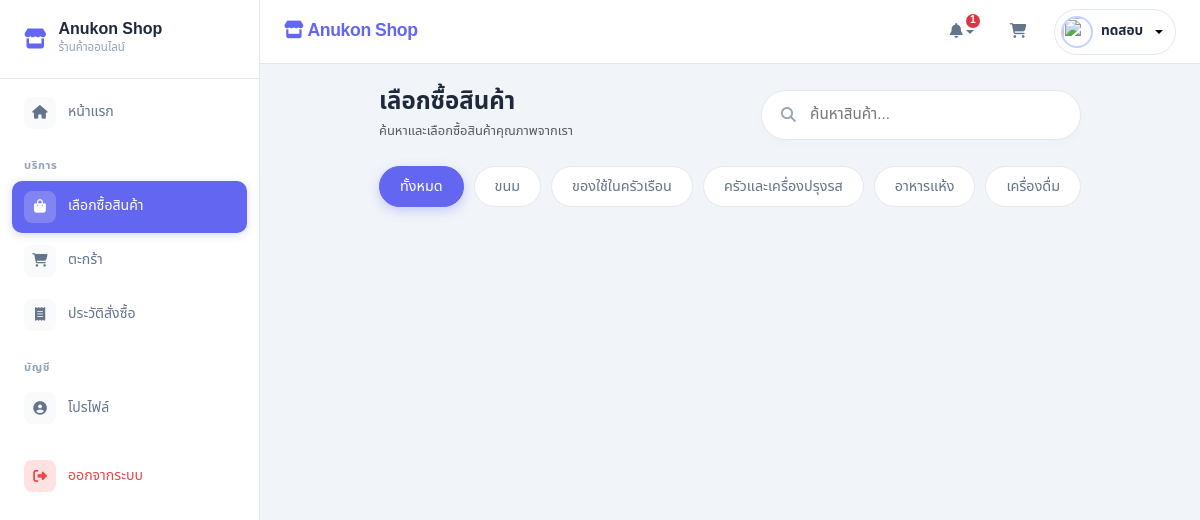
The page /views/shop.php (signed in) on the database its author committed.
### tables this page shows
CREATE TABLE `prod_types` (
  `type_id` int(11) NOT NULL,
  `type_name` varchar(100) NOT NULL,
  `type_status` tinyint(4) DEFAULT 1,
  `create_at` timestamp NOT NULL DEFAULT current_timestamp(),
  `updated_at` timestamp NOT NULL DEFAULT current_timestamp() ON UPDATE current_timestamp()
);

### views/shop.php (the view, shortened to what this page needs)
<?php
include_once '../includes/header.php';
$cats = $conn->query("SELECT * FROM prod_types WHERE type_status = 1 ORDER BY type_name ASC");
?>
<main class="page-content fade-up" style="max-width: 1200px; margin: 0 auto;">
    <div class="d-flex flex-column flex-md-row justify-content-between align-items-md-center gap-3 mb-4">
        <div>
            <h4 class="fw-bold mb-1" style="color: #1e293b;">เลือกซื้อสินค้า</h4>
            <p class="text-muted small mb-0">ค้นหาและเลือกซื้อสินค้าคุณภาพจากเรา</p>
        </div>
        <div class="search-wrapper">
            <i class="fa-solid fa-search"></i>
            <input type="text" id="searchProduct" placeholder="ค้นหาสินค้า...">
        </div>
    </div>
    <div class="cat-chips" id="categoryChips">
        <div class="cat-chip active" data-id="">ทั้งหมด</div>
        <?php while ($cat = $cats->fetch_assoc()): ?>
            <div class="cat-chip" data-id="<?php echo $cat['type_id']; ?>">
                <?php echo htmlspecialchars($cat['type_name']); ?>
            </div>
        <?php endwhile; ?>
    </div>
</main>
<?php include_once '../includes/footer.php'; ?>

### includes/header.php (style rules this page uses)
:root { --primary: #6366f1; --primary-hover: #4f46e5; --primary-light: #eef2ff; --primary-soft: #c7d2fe; --surface: #ffffff; --surface-alt: #f8fafc; --bg: #f1f5f9; --text: #1e293b; --text-muted: #94a3b8; --text-secondary: #64748b; --border: #e2e8f0; --success: #22c55e; --success-soft: #dcfce7; --danger: #ef4444; --danger-soft: #fee2e2; --warning: #f59e0b; --warning-soft: #fef3c7; --info: #3b82f6; --info-soft: #dbeafe; --radius: 16px; --radius-sm: 10px; --radius-xs: 6px; --shadow: 0 1px 3px rgba(0, 0, 0, 0.04), 0 1px 2px rgba(0, 0, 0, 0.03); --shadow-md: 0 4px 6px -1px rgba(0, 0, 0, 0.05), 0 2px 4px -2px rgba(0, 0, 0, 0.03); --shadow-lg: 0 10px 15px -3px rgba(0, 0, 0, 0.05), 0 4px 6px -4px rgba(0, 0, 0, 0.03); --transition: all 0.2s ease; }
* { box-sizing: border-box; }
body { font-family: 'Noto Sans Thai', sans-serif; background-color: var(--bg); margin: 0; padding: 0; overflow-x: hidden; color: var(--text); font-size: 0.925rem; line-height: 1.6; }
.page-content { flex: 1; padding: 24px; }
.fade-up { animation: fadeUp 0.35s ease-out; }

### views/shop.php (style rules this page uses)
.cat-chips { display: flex; gap: 10px; flex-wrap: wrap; margin-bottom: 24px; }
.cat-chip { padding: 8px 20px; border-radius: 50px; background: #fff; border: 1px solid #e2e8f0; color: #64748b; font-weight: 500; font-size: 0.9rem; cursor: pointer; transition: all 0.2s; }
.cat-chip.active { background: var(--primary); border-color: var(--primary); color: #fff; box-shadow: 0 4px 12px rgba(99, 102, 241, 0.3); }
.search-wrapper { position: relative; max-width: 320px; width: 100%; }
.search-wrapper input { width: 100%; padding: 12px 20px 12px 48px; border-radius: 50px; border: 1px solid #e2e8f0; background: #fff; font-size: 0.95rem; transition: all 0.3s; box-shadow: 0 4px 12px rgba(0, 0, 0, 0.02); }
.search-wrapper i { position: absolute; left: 20px; top: 50%; transform: translateY(-50%); color: #94a3b8; }

### rows shown on the page
prod_types: type_name "ขนม"
prod_types: type_name "ของใช้ในครัวเรือน"
prod_types: type_name "ครัวและเครื่องปรุงรส"
prod_types: type_name "อาหารแห้ง"
prod_types: type_name "เครื่องดื่ม"

### other values the page prints
$noti_count "1"
$_SESSION['full_name'] "ทดสอบ"
